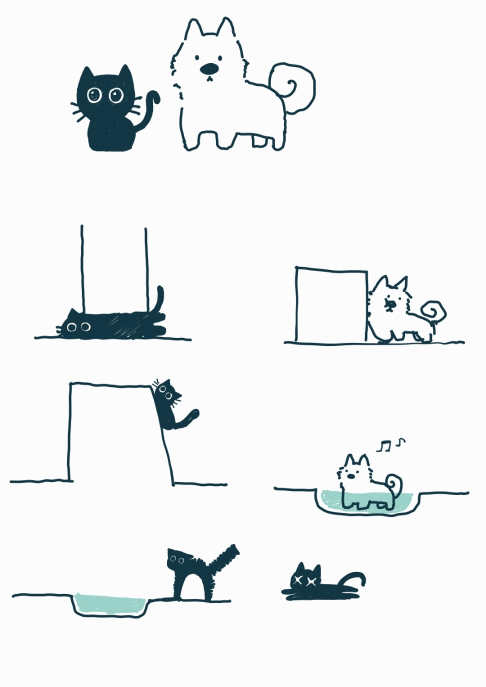
#> input picture ch02-practice/map.jpg, 972 x 1374 px (shown at 1/2 size)
$ python ch02-practice-04.py
#> lines starting #> are read from the running program, lines starting #| are printed output that depends on the picture
import cv2 as cv
import sys

img=cv.imread("map.jpg")
#> img is the input picture: shape (1374, 972, 3); mean B, G, R 241.3, 240.6, 238.2

if img is None:
    sys.exit("파일이 없습니다")


imgs=[img]*11
#> imgs = 11 items

for i in range(1,11):
    imgs[i]=cv.resize(img,dsize=(0,0),fx=i/10,fy=i/10)
    cv.imwrite("resizeImg"+str(i)+".jpg",imgs[i])
    cv.imshow("resizeImg"+str(i),imgs[i])
#> this loop made 10 passes
#> pass 1, `cv.imwrite("resizeImg"+str(i)+".jpg",imgs[i])`:
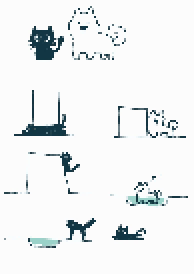
#> saved as resizeImg1.jpg: shape (137, 97, 3) (shown 2 times larger); mean B, G, R 241.2, 240.5, 238.1
#> pass 2, `cv.imwrite("resizeImg"+str(i)+".jpg",imgs[i])`:
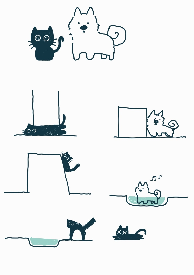
#> saved as resizeImg2.jpg: shape (275, 194, 3); mean B, G, R 241.2, 240.6, 238.1


cv.waitKey()
cv.destroyAllWindows()
